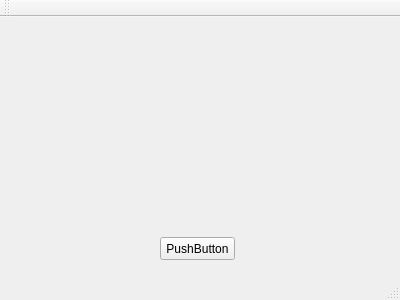
<?xml version="1.0" encoding="UTF-8"?>
<ui version="4.0">
 <class>MainWindow</class>
 <widget class="QMainWindow" name="MainWindow">
  <property name="geometry">
   <rect>
    <x>0</x>
    <y>0</y>
    <width>400</width>
    <height>300</height>
   </rect>
  </property>
  <property name="windowTitle">
   <string>MainWindow</string>
  </property>
  <widget class="QWidget" name="centralWidget">
   <widget class="QPushButton" name="button">
    <property name="geometry">
     <rect>
      <x>160</x>
      <y>220</y>
      <width>75</width>
      <height>23</height>
     </rect>
    </property>
    <property name="text">
     <string>PushButton</string>
    </property>
   </widget>
  </widget>
  <widget class="QMenuBar" name="menuBar">
   <property name="geometry">
    <rect>
     <x>0</x>
     <y>0</y>
     <width>400</width>
     <height>21</height>
    </rect>
   </property>
  </widget>
  <widget class="QToolBar" name="mainToolBar">
   <attribute name="toolBarArea">
    <enum>TopToolBarArea</enum>
   </attribute>
   <attribute name="toolBarBreak">
    <bool>false</bool>
   </attribute>
  </widget>
  <widget class="QStatusBar" name="statusBar"/>
 </widget>
 <layoutdefault spacing="6" margin="11"/>
 <resources/>
 <connections/>
</ui>
